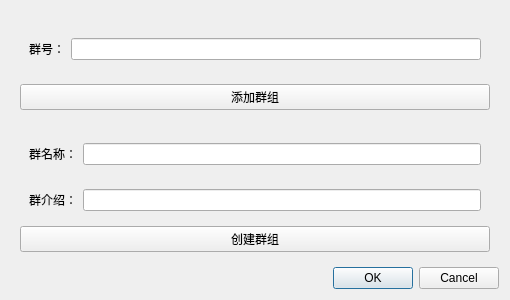
<?xml version="1.0" encoding="UTF-8"?>
<ui version="4.0">
 <class>Addgroup</class>
 <widget class="QDialog" name="Addgroup">
  <property name="geometry">
   <rect>
    <x>0</x>
    <y>0</y>
    <width>510</width>
    <height>300</height>
   </rect>
  </property>
  <property name="windowTitle">
   <string>Dialog</string>
  </property>
  <layout class="QVBoxLayout" name="verticalLayout">
   <item>
    <widget class="QWidget" name="widget" native="true">
     <layout class="QVBoxLayout" name="verticalLayout_2">
      <item>
       <widget class="QWidget" name="widget_3" native="true">
        <layout class="QHBoxLayout" name="horizontalLayout">
         <item>
          <widget class="QLabel" name="label">
           <property name="text">
            <string>群号：</string>
           </property>
          </widget>
         </item>
         <item>
          <widget class="QLineEdit" name="lineEdit"/>
         </item>
        </layout>
       </widget>
      </item>
      <item>
       <widget class="QPushButton" name="pushButton">
        <property name="text">
         <string>添加群组</string>
        </property>
       </widget>
      </item>
     </layout>
    </widget>
   </item>
   <item>
    <widget class="QWidget" name="widget_2" native="true">
     <layout class="QVBoxLayout" name="verticalLayout_3">
      <item>
       <widget class="QWidget" name="widget_4" native="true">
        <layout class="QHBoxLayout" name="horizontalLayout_2">
         <item>
          <widget class="QLabel" name="label_2">
           <property name="text">
            <string>群名称：</string>
           </property>
          </widget>
         </item>
         <item>
          <widget class="QLineEdit" name="lineEdit_2"/>
         </item>
        </layout>
       </widget>
      </item>
      <item>
       <widget class="QWidget" name="widget_5" native="true">
        <layout class="QHBoxLayout" name="horizontalLayout_3">
         <item>
          <widget class="QLabel" name="label_3">
           <property name="text">
            <string>群介绍：</string>
           </property>
          </widget>
         </item>
         <item>
          <widget class="QLineEdit" name="lineEdit_3"/>
         </item>
        </layout>
       </widget>
      </item>
      <item>
       <widget class="QPushButton" name="pushButton_2">
        <property name="text">
         <string>创建群组</string>
        </property>
       </widget>
      </item>
     </layout>
    </widget>
   </item>
   <item>
    <widget class="QDialogButtonBox" name="buttonBox">
     <property name="orientation">
      <enum>Qt::Horizontal</enum>
     </property>
     <property name="standardButtons">
      <set>QDialogButtonBox::Cancel|QDialogButtonBox::Ok</set>
     </property>
    </widget>
   </item>
  </layout>
 </widget>
 <resources/>
 <connections>
  <connection>
   <sender>buttonBox</sender>
   <signal>accepted()</signal>
   <receiver>Addgroup</receiver>
   <slot>accept()</slot>
   <hints>
    <hint type="sourcelabel">
     <x>227</x>
     <y>230</y>
    </hint>
    <hint type="destinationlabel">
     <x>157</x>
     <y>274</y>
    </hint>
   </hints>
  </connection>
  <connection>
   <sender>buttonBox</sender>
   <signal>rejected()</signal>
   <receiver>Addgroup</receiver>
   <slot>reject()</slot>
   <hints>
    <hint type="sourcelabel">
     <x>295</x>
     <y>236</y>
    </hint>
    <hint type="destinationlabel">
     <x>286</x>
     <y>274</y>
    </hint>
   </hints>
  </connection>
 </connections>
</ui>
